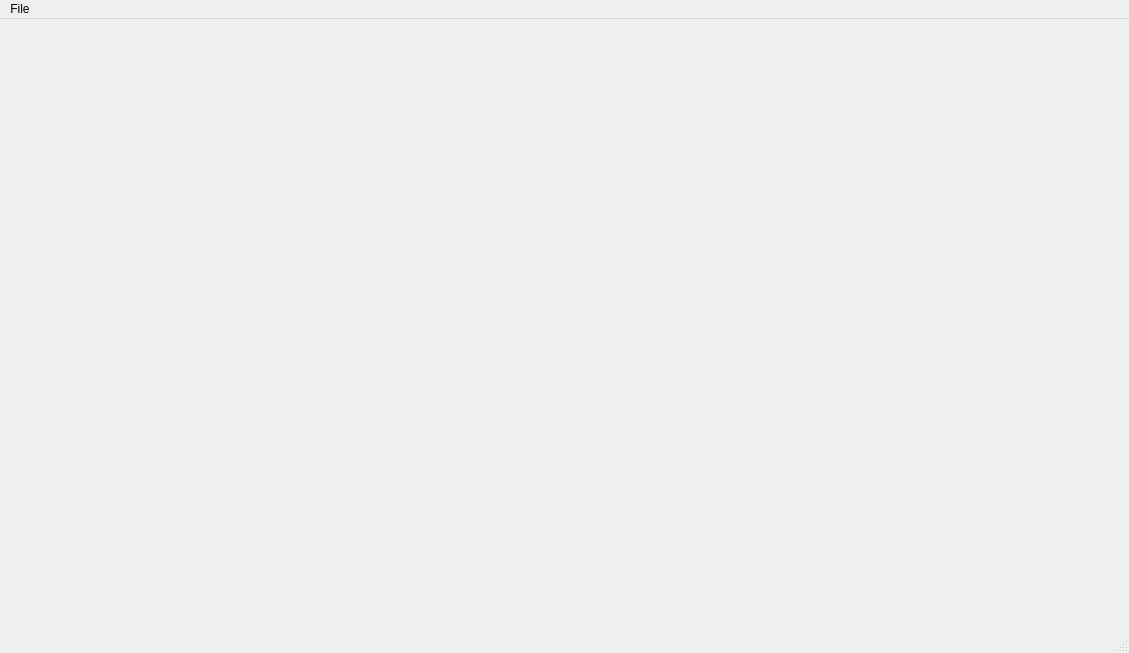
<?xml version="1.0" encoding="UTF-8"?>
<ui version="4.0">
 <class>MainWindow</class>
 <widget class="QMainWindow" name="MainWindow">
  <property name="geometry">
   <rect>
    <x>0</x>
    <y>0</y>
    <width>1129</width>
    <height>653</height>
   </rect>
  </property>
  <property name="windowTitle">
   <string>Maksad Application</string>
  </property>
  <property name="toolButtonStyle">
   <enum>Qt::ToolButtonTextUnderIcon</enum>
  </property>
  <widget class="QWidget" name="centralwidget">
   <widget class="QWidget" name="verticalLayoutWidget">
    <property name="geometry">
     <rect>
      <x>0</x>
      <y>0</y>
      <width>1281</width>
      <height>911</height>
     </rect>
    </property>
    <layout class="QVBoxLayout" name="verticalLayout">
     <property name="sizeConstraint">
      <enum>QLayout::SetNoConstraint</enum>
     </property>
    </layout>
   </widget>
  </widget>
  <widget class="QMenuBar" name="menubar">
   <property name="geometry">
    <rect>
     <x>0</x>
     <y>0</y>
     <width>1129</width>
     <height>20</height>
    </rect>
   </property>
   <widget class="QMenu" name="menuFile">
    <property name="title">
     <string>File</string>
    </property>
    <addaction name="actionExit"/>
   </widget>
   <addaction name="menuFile"/>
  </widget>
  <widget class="QStatusBar" name="statusbar"/>
  <action name="actionExit">
   <property name="icon">
    <iconset theme="exit">
     <normaloff>.</normaloff>.</iconset>
   </property>
   <property name="text">
    <string>Exit</string>
   </property>
  </action>
 </widget>
 <resources/>
 <connections/>
</ui>
